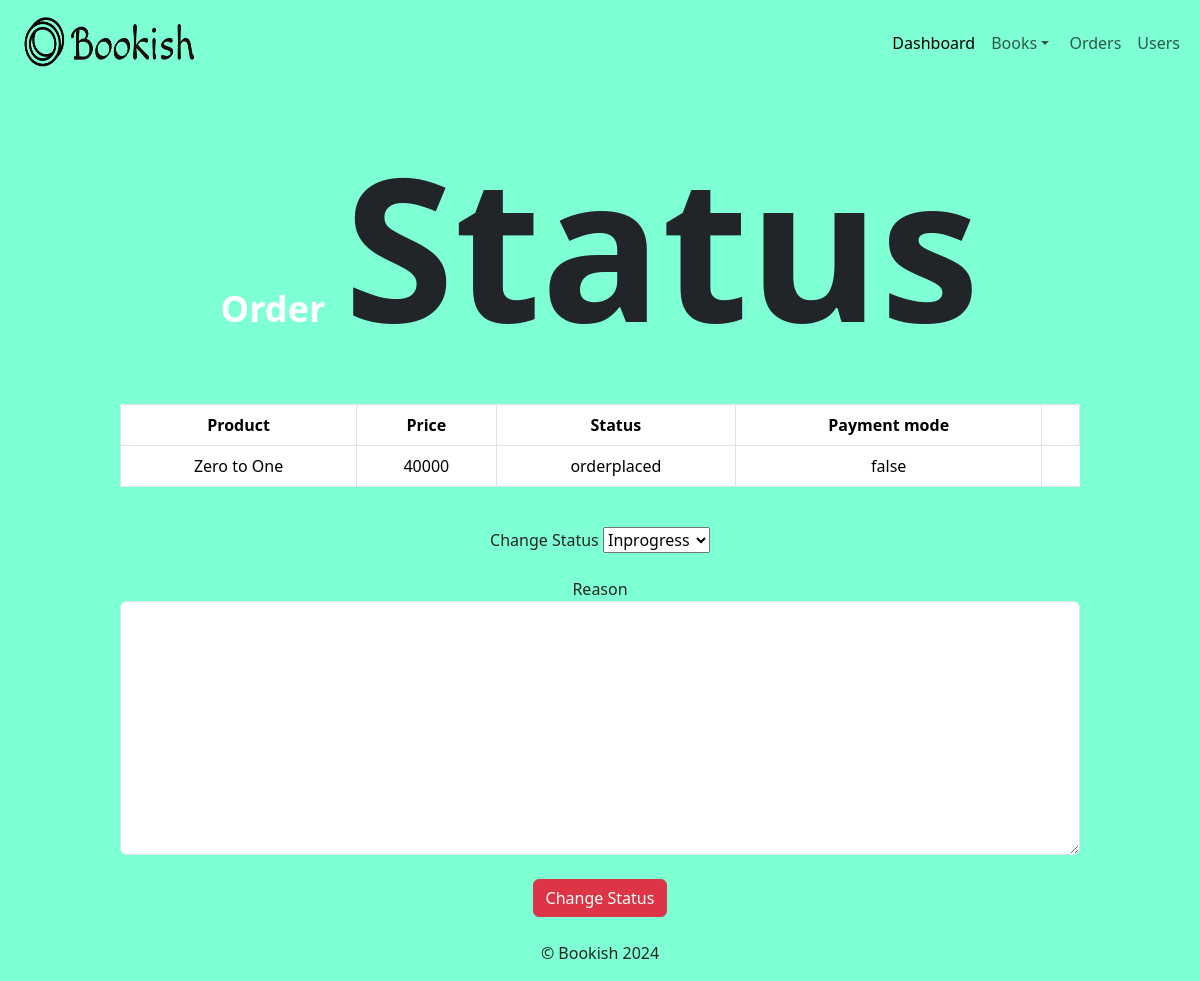
Page /orderprocess1.php?id=9 on the committed database.
### tables this page shows
CREATE TABLE IF NOT EXISTS `orders` (
  `id` int(10) NOT NULL AUTO_INCREMENT,
  `userid` int(10) NOT NULL,
  `totalprice` varchar(100) NOT NULL,
  `orderstatus` varchar(100) NOT NULL,
  `paymentmode` varchar(100) NOT NULL,
  `timestamp` datetime NOT NULL DEFAULT CURRENT_TIMESTAMP,
  PRIMARY KEY (`id`)
);

CREATE TABLE IF NOT EXISTS `products` (
  `product_id` int(100) NOT NULL AUTO_INCREMENT,
  `product_cat` varchar(100) NOT NULL,
  `product_title` varchar(255) NOT NULL,
  `product_price` int(100) NOT NULL,
  `productd` longtext NOT NULL,
  `product_image` blob NOT NULL,
  `product_qty` int(11) DEFAULT NULL,
  PRIMARY KEY (`product_id`)
);

### orderprocess1.php (the view, shortened to what this page needs)
<!DOCTYPE html>
<html lang="en">
<head>
    <link rel="stylesheet" href="https://cdn.jsdelivr.net/npm/bootstrap@5.3.3/dist/css/bootstrap.rtl.min.css">
    <link rel="stylesheet" href="example.css">
    <?php
    include('dbconnection.php');
    ?>
</head>
<body>
<nav class="navbar navbar-expand-lg ">
  <div class="container-fluid">
  <img src="product_images/logo.png" alt="" height="70px" width="200px">
    <div class="collapse navbar-collapse" id="navbarSupportedContent">
      <ul class="navbar-nav me-auto mb-2 mb-lg-0">
        <li class="nav-item">
          <a class="nav-link active" aria-current="page" href="dashboard.php">Dashboard</a>
        </li>
        <li class="nav-item dropdown">
          <a class="nav-link dropdown-toggle" href="#" role="button" data-bs-toggle="dropdown" aria-expanded="false">
            Books
          </a>
        </li>
        <li class="nav-item">
          <a class="nav-link" href="vuorders.php">Orders</a>
        </li>
        <li class="nav-item">
          <a class="nav-link" href="vfusers.php">Users</a>
        </li>
    </div>
  </div>
</nav>
             <div class="heading" >
                              <b  class="int"> Order &nbsp;</b  ><b class="book">Status </b>  <br>
             </div>
<form action="" method="post">
             <table class=" table table-bordered bg-white text-dark" align="center"style="text-align:center;width:80%" >
				<thead>
					<tr>
						<th>Product</th>
						<th>Price</th>
						<th>Status</th>
						<th>Payment mode</th>
						<th></th>
					</tr>
				</thead>
				<tbody>
				<?php
 if(isset($_GET['id'])){
     $o_id = $_GET['id'];
 }
				$sql = "SELECT * FROM orders WHERE id='$o_id'";
				$result = mysqli_query($con, $sql);
				if (mysqli_num_rows($result) > 0) {
				 while($row = mysqli_fetch_assoc($result)) {
 			?>
					<tr>
						<td>
                        <?php
                        $sql_proID = "SELECT * FROM ordersitem WHERE orderid='$o_id'";
                        $result_proID = mysqli_query($con, $sql_proID);
                        $row_prodID = mysqli_fetch_assoc($result_proID);
                        $p_id =  $row_prodID['productid'];
                        $sql_ProName = "SELECT * FROM products WHERE product_id='$p_id'";
                        $result_ProName = mysqli_query($con, $sql_ProName);
                        $row_ProName = mysqli_fetch_assoc($result_ProName);
                        echo  $row_ProName['product_title'];
                        ?>
						</td>
						<td>
						<?php echo $row["totalprice"] ?>
						</td>
						<td>
						<?php echo $row["orderstatus"] ?>
						</td>
						<td>
						<?php echo $row["paymentmode"]  ?>
						</td>
					</tr>
			<?php
				}
			   } else {
				 echo "0 results";
			   }
			 ?>
				</tbody>
			</table>
            <br>
                          <div align="center">
                            <label for="">Change Status</label>
                            <select name="status" id="">
                                <option value="Inprogress">Inprogress</option>
                            </select>
                          </div>
                                   <br>
                                    <div align="center">
                                        <label for="">Reason</label>
                                        <textarea align="center"class="form-control" name="reason" id="" cols="30" rows="10" style="text-align:center;width:80%"></textarea>
                                    </div>
        <div class="" align="center">
            <div class="col-md-8 text-center">
         <br>
                <input type='submit' name='submit' value='Change Status' class="btn btn-danger">
            </div>
        </div>
            </form>
<br>
<p align="center">&copy; Bookish 2024</p>
</body>
</html>

### example.css (style rules this page uses)
body { background-color: aquamarine; }
.navbar { background-color: aquamarine; }
.heading { font-size: 3vw; text-align: center; padding: 1px; margin: 8px; }
.int { color:white; }
.book { font-size: 200px; }

### rows in the picture
orders: products.product_title "Zero to One", totalprice "40000", orderstatus "orderplaced", paymentmode "false"
